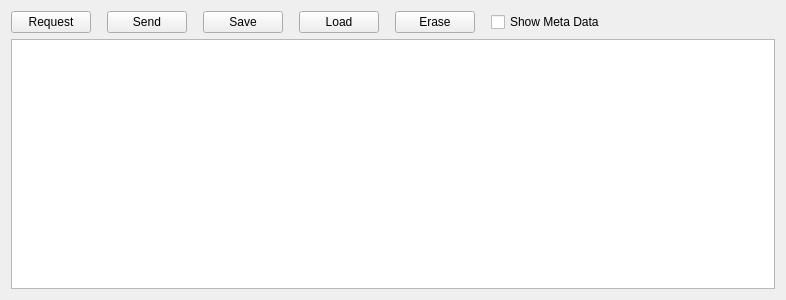
<?xml version="1.0" encoding="UTF-8"?>
<ui version="4.0">
 <class>UAVObjectBrowser</class>
 <widget class="QWidget" name="UAVObjectBrowser">
  <property name="geometry">
   <rect>
    <x>0</x>
    <y>0</y>
    <width>786</width>
    <height>300</height>
   </rect>
  </property>
  <property name="windowTitle">
   <string>Form</string>
  </property>
  <layout class="QVBoxLayout" name="verticalLayout">
   <item>
    <layout class="QHBoxLayout" name="horizontalLayout">
     <item>
      <widget class="QPushButton" name="requestButton">
       <property name="toolTip">
        <string>Request update</string>
       </property>
       <property name="text">
        <string>Request</string>
       </property>
      </widget>
     </item>
     <item>
      <spacer name="horizontalSpacer">
       <property name="orientation">
        <enum>Qt::Horizontal</enum>
       </property>
       <property name="sizeType">
        <enum>QSizePolicy::Preferred</enum>
       </property>
       <property name="sizeHint" stdset="0">
        <size>
         <width>10</width>
         <height>20</height>
        </size>
       </property>
      </spacer>
     </item>
     <item>
      <widget class="QPushButton" name="sendButton">
       <property name="toolTip">
        <string>Send update</string>
       </property>
       <property name="text">
        <string>Send</string>
       </property>
      </widget>
     </item>
     <item>
      <spacer name="horizontalSpacer_4">
       <property name="orientation">
        <enum>Qt::Horizontal</enum>
       </property>
       <property name="sizeType">
        <enum>QSizePolicy::Preferred</enum>
       </property>
       <property name="sizeHint" stdset="0">
        <size>
         <width>10</width>
         <height>20</height>
        </size>
       </property>
      </spacer>
     </item>
     <item>
      <widget class="QPushButton" name="saveSDButton">
       <property name="toolTip">
        <string>Save to SD Card</string>
       </property>
       <property name="text">
        <string>Save</string>
       </property>
      </widget>
     </item>
     <item>
      <spacer name="horizontalSpacer_5">
       <property name="orientation">
        <enum>Qt::Horizontal</enum>
       </property>
       <property name="sizeType">
        <enum>QSizePolicy::Preferred</enum>
       </property>
       <property name="sizeHint" stdset="0">
        <size>
         <width>10</width>
         <height>20</height>
        </size>
       </property>
      </spacer>
     </item>
     <item>
      <widget class="QPushButton" name="readSDButton">
       <property name="toolTip">
        <string>Load from SD Card</string>
       </property>
       <property name="text">
        <string>Load</string>
       </property>
      </widget>
     </item>
     <item>
      <spacer name="horizontalSpacer_2">
       <property name="orientation">
        <enum>Qt::Horizontal</enum>
       </property>
       <property name="sizeType">
        <enum>QSizePolicy::Preferred</enum>
       </property>
       <property name="sizeHint" stdset="0">
        <size>
         <width>10</width>
         <height>20</height>
        </size>
       </property>
      </spacer>
     </item>
     <item>
      <widget class="QPushButton" name="eraseSDButton">
       <property name="toolTip">
        <string>Erase from SD card</string>
       </property>
       <property name="text">
        <string>Erase</string>
       </property>
      </widget>
     </item>
     <item>
      <spacer name="horizontalSpacer_6">
       <property name="orientation">
        <enum>Qt::Horizontal</enum>
       </property>
       <property name="sizeType">
        <enum>QSizePolicy::Preferred</enum>
       </property>
       <property name="sizeHint" stdset="0">
        <size>
         <width>10</width>
         <height>20</height>
        </size>
       </property>
      </spacer>
     </item>
     <item>
      <widget class="QCheckBox" name="metaCheckBox">
       <property name="toolTip">
        <string>Show Meta Data</string>
       </property>
       <property name="text">
        <string>Show Meta Data</string>
       </property>
      </widget>
     </item>
     <item>
      <spacer name="horizontalSpacer_3">
       <property name="orientation">
        <enum>Qt::Horizontal</enum>
       </property>
       <property name="sizeHint" stdset="0">
        <size>
         <width>40</width>
         <height>20</height>
        </size>
       </property>
      </spacer>
     </item>
    </layout>
   </item>
   <item>
    <widget class="QTreeView" name="treeView"/>
   </item>
  </layout>
 </widget>
 <resources/>
 <connections/>
</ui>
